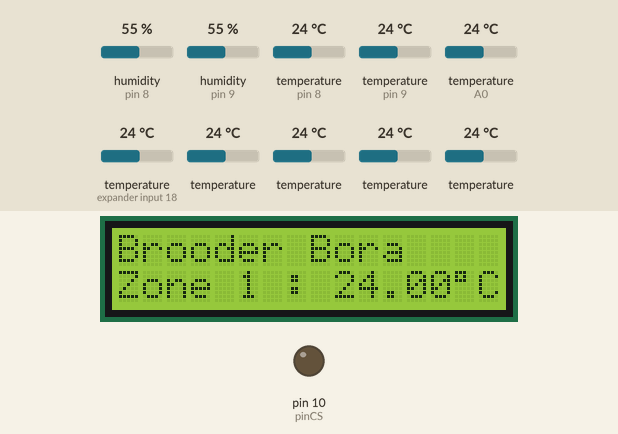
This sketch was run on a simulated Arduino Uno, built with avr-gcc and run on an emulated ATmega328P. Parts: 16×2 character LCD, output pins drawn as LEDs (lit = HIGH). The inputs (shaded band) are chosen by the test bench; at power-on: temperature (sensors on expander input 18, A0, pin 8, pin 9) 24 °C, temperature 24 °C, humidity (sensors on pin 8, pin 9) 55 %. The local clock reads 2024-03-15 10:24:30 at power-on unless the sketch sets it; storage starts empty; what the sketch prints to the serial monitor is not drawn.

Above: at 5.8 s.
5.9 s: temperature (sensor on expander input 18) set to 12 °C
At 8.7 s:
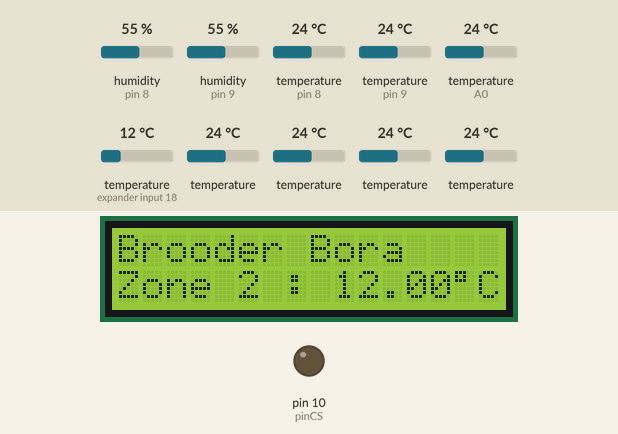
13.0 s: temperature (sensor on A0) set to 12 °C
At 22.7 s:
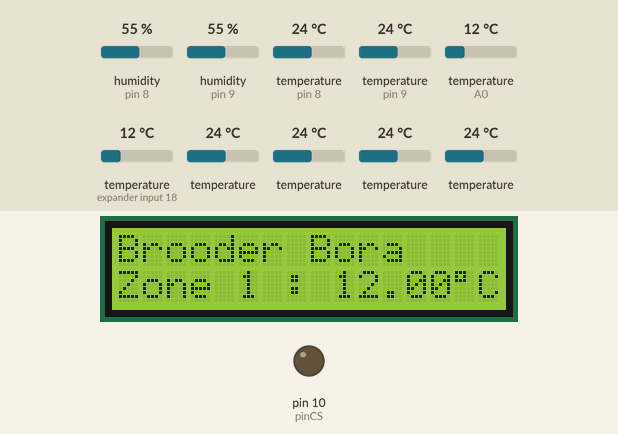
25.6 s: temperature (sensor 214) set to 12 °C
At 26.8 s:
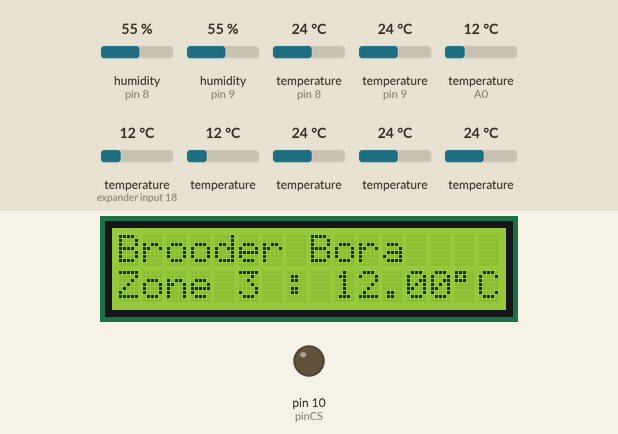
32.7 s: temperature (sensor 314) set to 12 °C
At 46.2 s:
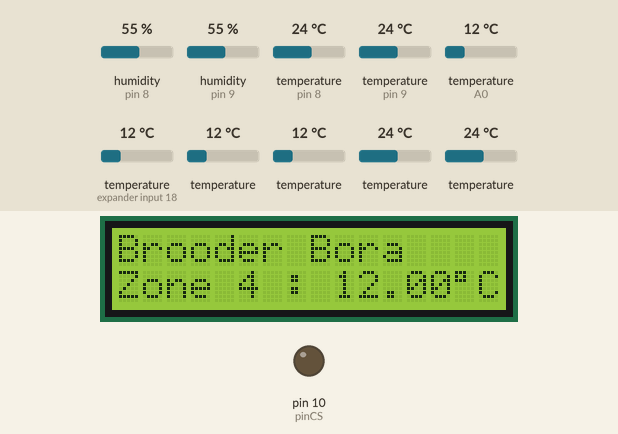
46.5 s: temperature (sensor 414) set to 12 °C
At 48.2 s:
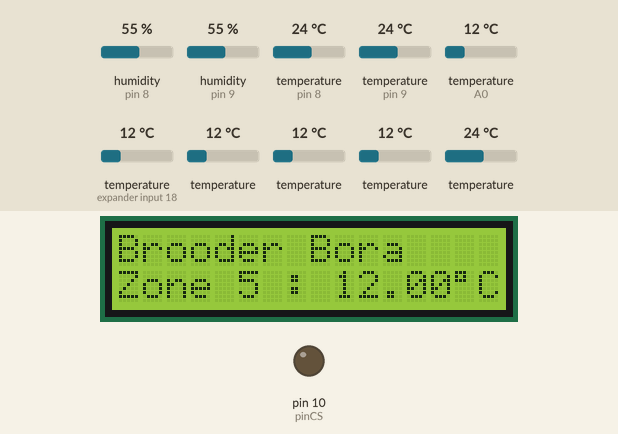
53.6 s: temperature (sensor 514) set to 12 °C
At 66.4 s:
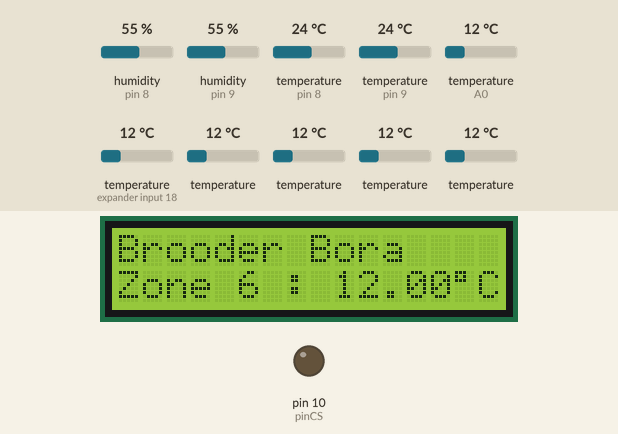
Timing chart, 0 to 67.9 s (numbered marks = the images above; inputs shaded):
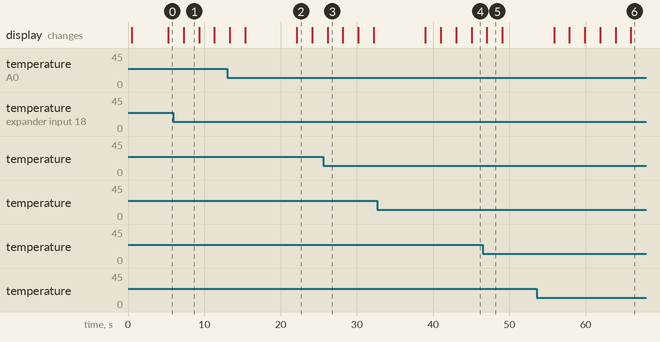

The sketch:

Ds18b20_code_sd_card.ino.ino
```cpp
#include "DHT.h"
#include <LiquidCrystal.h>
#include <DS3231.h>
#include <SD.h>
#include <SPI.h>
#include <OneWire.h>
#include <DallasTemperature.h>

#define DHTPIN 9     // Digital pin connected to the DHT sensor
#define DHTPIN_1 8     // Digital pin connected to the DHT sensor
#define DHTTYPE DHT22   // DHT 22  (AM2302), AM2321

DHT dht(DHTPIN, DHTTYPE);
DHT dht_1(DHTPIN_1, DHTTYPE);
static float h,h_1;

DS3231  rtc(SDA, SCL);
Time  t;

const int rs = 2, en = 3, d4 = 4, d5 = 5, d6 = 6, d7 = 7;
LiquidCrystal lcd(rs, en, d4, d5, d6, d7);

File myFile;
int pinCS = 10  ;
int count = 0;

#define ONE_WIRE_BUS A0 // Data wire is plugged into port 9 on the Arduino
#define precision 12 // OneWire precision Dallas Sensor
int sen_number = 0; // Counter of Dallas sensors

OneWire oneWire(ONE_WIRE_BUS);
DallasTemperature sensors(&oneWire); // Pass our oneWire reference to Dallas Temperature.
DeviceAddress T[6]; // arrays to hold device addresses
float temp[6];

void setup() {
  // put your setup code here, to run once:
  Serial.begin(9600);
  dht.begin();
  dht_1.begin();
  lcd.begin(16, 2);
  rtc.begin();
  pinMode(pinCS, OUTPUT);

  Serial.println("Dallas Temperature IC Control Library");
  // Start up the library
  sensors.begin();
  // locate devices on the bus
  Serial.print("Found: ");
  Serial.print(sensors.getDeviceCount(), DEC);
  Serial.println(" Devices.");
  // report parasite power requirements
  Serial.print("Parasite power is: ");
  if (sensors.isParasitePowerMode()) Serial.println("ON");
  else Serial.println("OFF");
  // Search for devices on the bus and assign based on an index.

  if (!sensors.getAddress(T[0], 0)) Serial.println("Not Found Sensor 1");
  if (!sensors.getAddress(T[1], 1)) Serial.println("Not Found Sensor 2");
  if (!sensors.getAddress(T[2], 2)) Serial.println("Not Found Sensor 3");
  if (!sensors.getAddress(T[3], 3)) Serial.println("Not Found Sensor 4");
  if (!sensors.getAddress(T[4], 4)) Serial.println("Not Found Sensor 5");
  if (!sensors.getAddress(T[5], 5)) Serial.println("Not Found Sensor 6");

  // show the addresses we found on the bus
  for (int k =0; k < sensors.getDeviceCount(); k++) {
    Serial.print("Sensor "); Serial.print(k+1);
    Serial.print(" Address: ");
    if (k == 0) { printAddress(T[0]); Serial.println();
      } else if (k == 1) { printAddress(T[1]); Serial.println();
       } else if (k == 2) { printAddress(T[2]); Serial.println();
        } else if (k == 3) { printAddress(T[3]); Serial.println();
         } else if (k == 4) { printAddress(T[4]); Serial.println();
          } else if (k == 5) { printAddress(T[5]); Serial.println();
           }
  }
  // set the resolution to 12 bit per device
  sensors.setResolution(T[0], precision);
  sensors.setResolution(T[1], precision);
  sensors.setResolution(T[2], precision);
  sensors.setResolution(T[3], precision);
  sensors.setResolution(T[4], precision);
  sensors.setResolution(T[5], precision);

  for (int k =0; k < sensors.getDeviceCount(); k++) {
  Serial.print("Sensor "); Serial.print(k+1);
  Serial.print(" Resolution: ");
  if (k == 0) { Serial.print(sensors.getResolution(T[0]), DEC); Serial.println();
    } else if (k == 1) { Serial.print(sensors.getResolution(T[1]), DEC); Serial.println();
     } else if (k == 2) { Serial.print(sensors.getResolution(T[2]), DEC); Serial.println();
      } else if (k == 3) { Serial.print(sensors.getResolution(T[3]), DEC); Serial.println();
       } else if (k == 4) { Serial.print(sensors.getResolution(T[4]), DEC); Serial.println();
        } else if (k == 5) { Serial.print(sensors.getResolution(T[5]), DEC); Serial.println();
         }
  }

  lcd.setCursor(0,0);
  lcd.print("Brooder Bora");

  // SD Card Initialization
  if (SD.begin())Serial.println("SD card is ready to use.");
  else{Serial.println("SD card initialization failed");return;}
}

// function to print a device address
void printAddress(DeviceAddress deviceAddress)
{
  for (uint8_t i = 0; i < 8; i++)
  {
    // zero pad the address if necessary
    if (deviceAddress[i] < 16) Serial.print("0");
    Serial.print(deviceAddress[i], HEX);
  }
}
// function to print the temperature for a device
void printTemperature(DeviceAddress deviceAddress)
{
  float tempC = sensors.getTempC(deviceAddress);
  Serial.print("Temp : ");
  Serial.print(tempC);
  Serial.print(" Celcius degres ");
}


void printData(DeviceAddress deviceAddress)
{
  Serial.print("Device Address: ");
  printAddress(deviceAddress);
  Serial.print(" ");
  printTemperature(deviceAddress);
  Serial.println();
}

void loop() {
  // put your main code here, to run repeatedly:
  readHumidityValue();
  readHumidityValue_1();
  readTemp();
  logData();
}

void readHumidityValue(){
    // Wait a few seconds between measurements.
  delay(2000);

  // Reading temperature or humidity takes about 250 milliseconds!
  // Sensor readings may also be up to 2 seconds 'old' (its a very slow sensor)
  h = dht.readHumidity();
  // Check if any reads failed and exit early (to try again).
  if (isnan(h)) {
//    Serial.println(F("Failed to read from DHT sensor!"));
    return;
  }
  Serial.print(F("Humidity: "));
  Serial.print(h);
  Serial.println(F("%"));
}

void readHumidityValue_1(){
    // Wait a few seconds between measurements.
  delay(2000);

  // Reading temperature or humidity takes about 250 milliseconds!
  // Sensor readings may also be up to 2 seconds 'old' (its a very slow sensor)
  h_1 = dht_1.readHumidity();
  // Check if any reads failed and exit early (to try again).
  if (isnan(h_1)) {
//    Serial.println(F("Failed to read from DHT_1 sensor!"));
    return;
  }
  Serial.print(F("Humidity_1: "));
  Serial.print(h_1);
  Serial.println(F("%"));
}

void readTemp(){
  // call sensors.requestTemperatures() to issue a global temperature request to all devices on the bus
//  Serial.print("Reading DATA...");
    sensors.requestTemperatures();
//    Serial.println("DONE");
  // print the device information
  for (int k =0; k < sensors.getDeviceCount(); k++) {
//    Serial.print("Sensor "); Serial.print(k+1); Serial.print(" ");
//    printData(T[k]);

  }
  for(int i = 0; i<sensors.getDeviceCount(); i++)
  {
    temp[i] = sensors.getTempC(T[i]);
    if(temp[i] != -127.00)
    {
      lcd.setCursor(0,1);
      lcd.print("Zone ");
      lcd.print(i+1);
       lcd.print(" : ");
      lcd.print(temp[i]); lcd.write((char)223); lcd.print("C ");
      delay(2000);

    }
  }
}

void logData(){
  t = rtc.getTime();
  int rem = t.min%10;
  if(rem==0 && count==0)
  {
    Serial.print(rtc.getDateStr());
    Serial.print(" ");
    Serial.print(rtc.getTimeStr());
    for(int i=0; i<sensors.getDeviceCount();i++)
    {
      Serial.print(",");
      Serial.print(temp[i]);
    }
    Serial.print(",");
    Serial.print(h);
    Serial.print(",");
    Serial.println(h_1);
    myFile = SD.open("log.txt", FILE_WRITE);
    if (myFile) {
      myFile.print(rtc.getDateStr());
      myFile.print(",");
      myFile.print(rtc.getTimeStr());
      for(int i=0; i<sensors.getDeviceCount();i++)
      {
        myFile.print(",");
        myFile.print(temp[i]);
      }
      myFile.print(",");
      myFile.print(h);
      myFile.print(",");
      myFile.println(h_1);
      myFile.close(); // close the file
    }
    // if the file didn't open, print an error:
    else {
      Serial.println("error opening test.txt");
    }
    count++;
    delay(1000);
  }
  else if(rem>0)
  {
    count=0;
  }
}
```

Measured:
- what the display in image 1 shows lasts 2.0 s, from 7.3 s to 9.3 s
